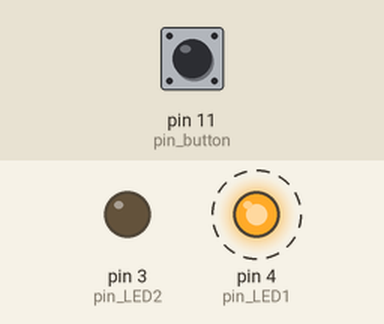
The sketch below on a simulated Arduino Uno, built with avr-gcc and run on an emulated ATmega328P. Parts: output pins drawn as LEDs (lit = HIGH). Dashed ring = blinking. The test bench sets the inputs (shaded band); at power-on: pin 11 (pin_button) HIGH.

Above: at 1.2 s.
1.3 s: pin 11 (pin_button) pulled LOW for 0.15 s
At 1.37 s:
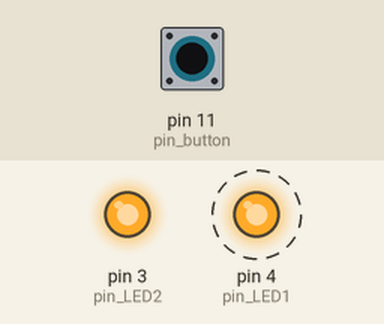
4.3 s: pin 11 (pin_button) pulled LOW for 1 s
At 6.8 s:
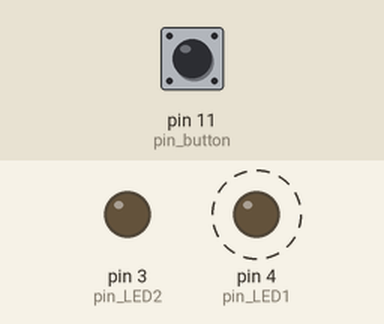
7.3 s: pin 11 (pin_button) pulled LOW for 3.2 s
At 8.8 s:
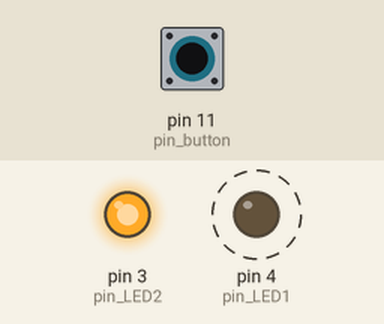
Timing chart, 0 to 18.0 s (numbered marks = the images above; inputs shaded):
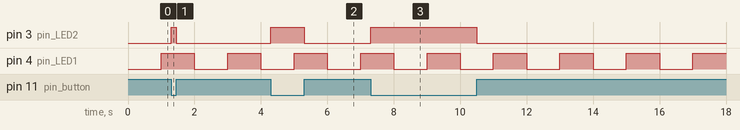

Measured:
- after the input at 1.3 s, pin 3 (pin_LED2): LOW → HIGH at once, → LOW 0.15 s later
- after the input at 4.3 s, pin 3 (pin_LED2): LOW → HIGH at once, → LOW 1.0 s later
- after the input at 7.3 s, pin 3 (pin_LED2): LOW → HIGH at once, → LOW 3.2 s later
- by itself, pin 4 (pin_LED1): alternates HIGH for 1.0 s and LOW for 1.0 s

The sketch:

app.ino
```cpp
#include <SimpleTimer.h>
int pin_LED1 = 4;
int pin_LED2 = 3;
int pin_button = 11;
boolean LED_state = false;

SimpleTimer timer;

void blink(){
    LED_state =! LED_state;
    digitalWrite(pin_LED1, LED_state);
}

void setup() {
    pinMode(pin_LED1, OUTPUT);
    digitalWrite(pin_LED1, LED_state);

    pinMode(pin_LED2, OUTPUT);
    digitalWrite(pin_LED2, false);

    pinMode(pin_button, INPUT_PULLUP);

    timer.setInterval(1000,blink);  // blink()가 아닌 blink는 주소를 넘긴 것. 1초 간격으로 블링크
    // 함수명 의미: 함수의 시작주소를 가지고 있는 포인터 상수.
    // 배열명의 의미?   int a[10]; -> a?    변수 a 자체는 첫 번째 엘리먼트의 주소를 가리키는 포인터
}

void loop() {
    timer.run();
    digitalWrite(pin_LED2, !digitalRead(pin_button));
}
```
